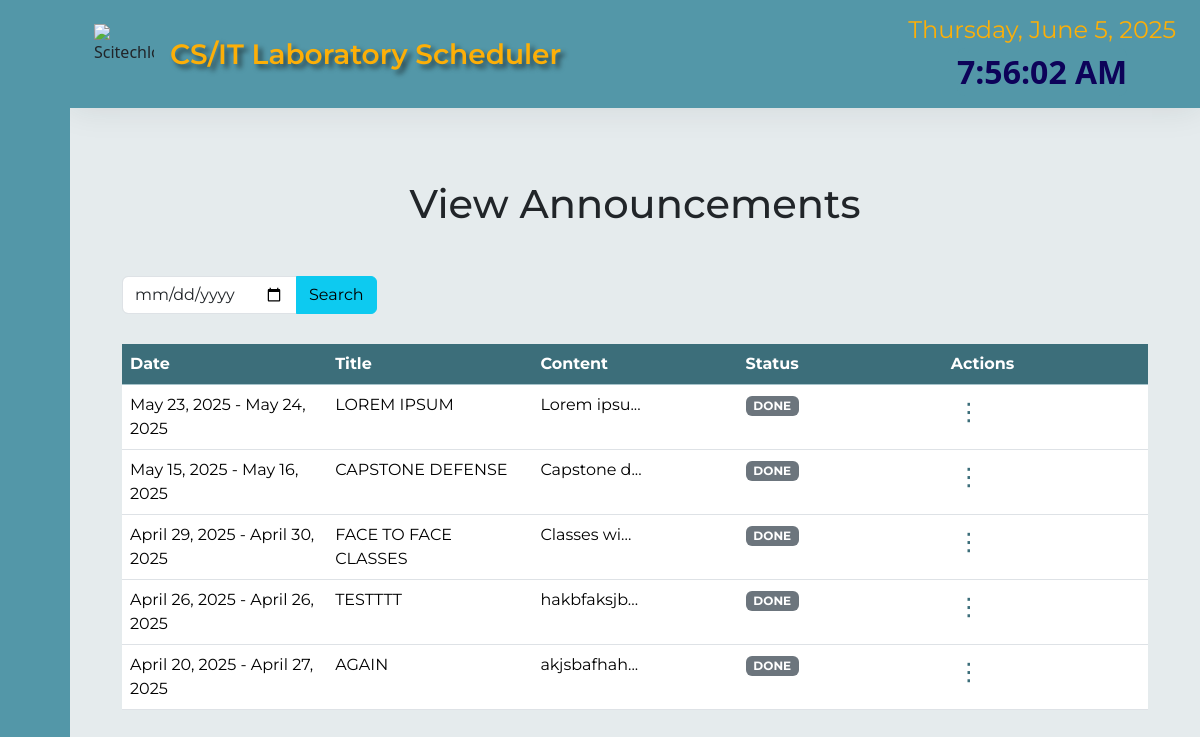
The app's page /view_ann.php with its own data.
### tables this page shows
CREATE TABLE `announcement_tbl` (
  `ann_id` int(4) NOT NULL,
  `ann_title` varchar(50) NOT NULL,
  `ann_timestamp` timestamp NOT NULL DEFAULT current_timestamp() ON UPDATE current_timestamp(),
  `ann_content` varchar(200) NOT NULL,
  `ann_start` date NOT NULL,
  `ann_end` date NOT NULL
);

### view_ann.php (the view, shortened to what this page needs)
<?php
include 'connection.php';
$ann_sql='SELECT * FROM announcement_tbl order by ann_start desc';
$ann_result=$conn->query($ann_sql);
?>
<!doctype html>
<html lang="en">
  <head>
    <link href="https://cdn.lineicons.com/4.0/lineicons.css" rel="stylesheet">
    <link rel="stylesheet" href="announcement.css">
    <link href="https://cdn.jsdelivr.net/npm/bootstrap@5.3.3/dist/css/bootstrap.min.css" rel="stylesheet">
  </head>
  <body>
    <div class="wrapper">
      <aside id="sidebar">
        <div class="d-flex">
          <button class="toggle-btn" type="button">
          </button>
        </div>
        <ul class="sidebar-nav">
          <li class="sidebar-item">
            <a href="index.php" class="sidebar-link">
            </a>
          </li>
          <li class="sidebar-item">
            <a href="#" class="sidebar-link has-dropdown collapsed" data-bs-toggle="collapse" data-bs-target="#createDropdown" aria-expanded="false" aria-controls="auth">
              </a>
          </li>
            <li class="sidebar-item">
          <a href="#" class="sidebar-link has-dropdown collapsed" data-bs-toggle="collapse" data-bs-target="#viewDropdown" aria-expanded="false" aria-controls="auth">
            </a>
          </li>
                          <li class="sidebar-item">
            <a href="#" class="sidebar-link has-dropdown collapsed" data-bs-toggle="collapse" data-bs-target="#course" aria-expanded="false" aria-controls="course">
            </a>
           <li class="sidebar-item">
            <a href="#" class="sidebar-link has-dropdown collapsed" data-bs-toggle="collapse" data-bs-target="#auth" aria-expanded="false" aria-controls="auth">
            </a>
             <li class="sidebar-item">
                <a href="#" class="sidebar-link has-dropdown collapsed" data-bs-toggle="collapse" data-bs-target="#acc" aria-expanded="false" aria-controls="auth">
                </a>
          </li>
          <li class="sidebar-footer">
          <a href="logout.php" class="sidebar-link">
            </a>
          </li>
        </ul>
      </aside>
      <div class="main">
        <nav class="navbar navbar-expand  px-4 py-4" data-bs-theme="dark">
          <div class="navbar-collapse collapse">
          <img src="assets/scitech logo.png"  alt="Scitechlogo" height="60px" width="60px">
          <a class="navbar-brand mx-3 fs-3" id="navtitle" href="#" style="text-shadow: 4px 4px 5px rgba(14, 14, 14, 0.6) !important;">CS/IT Laboratory Scheduler</a>
            <ul class="navbar-nav ms-auto">
              <li class="navbar-item dropdown">
                <ul class="navbar-nav ms-auto">
              <li class="navbar-item dropdown">
                <div class="timer-container">
                  <div class="date" id="currentDate">
</div>
            <div class="time" id="localTime">
                  </div>
                </div>
              </li>
            </ul>
          </div>
        </nav>
        <main class="content px-3 py-4">
          <section id="dashboard" class="mx-4 pb-0" style="font-family: 'Montserrat';">
            <div class="container" style="max-width: 1920px;">
              <h1 class="text-center my-5">View Announcements</h1>
              <div class="input-group" style="max-width: 400px;">
            <form action="search_class.php" method="GET" style="max-width: 400px; margin-bottom: 30px;">
              <div class="input-group">
                <input type="date" class="form-control" name="search_date" placeholder="Search by date (YYYY-MM-DD)">
                <button class="btn btn-info" type="submit" id="search-btn">
                  <i class="lni lni-search-alt"></i> Search
                </button>
              </div>
            </form>
              <br>
            </div>
              <div class="row mb-5">
                <div class="col">
                  <table class="table">
                    <thead class="table-info">
                      <tr>
                        <th scope="col" style="background-color: #3c6e7a; color: white;">Date</th>
                        <th scope="col" style="background-color: #3c6e7a; color: white;">Title</th>
                        <th scope="col" style="background-color: #3c6e7a; color: white;">Content</th>
                        <th scope="col" style="background-color: #3c6e7a; color: white;">Status</th>
                        <th scope="col" style="background-color: #3c6e7a; color: white;">Actions</th>
                      </tr>
                    </thead>
            <tbody>
                <?php while ($row = $ann_result->fetch_assoc()) {
                    $short_content = strlen($row['ann_content']) > 10 ? substr($row['ann_content'], 0, 10) . '...' : $row['ann_content'];
                ?>
                <tr>
                <td><?php echo date('F j, Y', strtotime($row['ann_start'])) . ' - ' . date('F j, Y', strtotime($row['ann_end'])); ?></td>
                <td><?php echo $row['ann_title']; ?></td>
                <td><?php echo $short_content; ?></td>
                <TD>
                          <?php
                                      $schedDate = $row['ann_start'];
                                      $schedEnd = $row['ann_end'];
                                      $schedStartDateTime = new DateTime("$schedDate");
                                      $schedEndDateTime = new DateTime("$schedEnd");
                                      $startISO = $schedStartDateTime->format('c');
                                      $endISO = $schedEndDateTime->format('c');
                                      ?>
                                      <span class="badge status-badge"
                                            data-start="<?php echo $startISO; ?>"
                                            data-end="<?php echo $endISO; ?>">
                                      </span>
                                  </td>
                <td>
                                                 <div class="action-container">
  <button class="ellipsis-btn" aria-label="Actions">&#8942;</button>
</div>
                  </td>
              </tr>
                <?php } ?>
            </tbody>
        </table>
    </div>
  </body>
</html>

### announcement.css (style rules this page uses)
#navtitle { text-align: center; justify-content: center; font-weight: 600; color: #fdaf07; font-family: 'Montserrat'; }
a:link { text-decoration: none; }
li { list-style: none; }
.wrapper { display: flex; }
.main { display: flex; flex-direction: column; min-height: 100vh; width: 100%; overflow: hidden; transition: all 0.35s ease-in-out; background-color: #e5ebed; min-width: 0; }
#sidebar { width: 70px; min-width: 70px; z-index: 1000; transition: all .25s ease-in-out; background-color: #5397a8; display: flex; flex-direction: column; }
.toggle-btn { background-color: transparent; cursor: pointer; border: 0; padding: 1rem 1.5rem; margin-top: 18px; }
.sidebar-nav { padding: 2rem 0; flex: 1 1 auto; }
a.sidebar-link { padding: .625rem 1.625rem; color: #130164; display: block; font-size: 1rem; white-space: nowrap; border-left: 3px solid transparent; }
.sidebar-item { position: relative; }
.navbar { background-color: #5397a8; box-shadow: 0 0 2rem 0 rgba(33, 37, 41, .1); }
.navbar-expand .navbar-collapse { min-width: 200px; }
.timer-container { display: flex; flex-direction: column; justify-content: center; align-items: center; height: 40px; background-color: #5397a8; }
.date { font-size: 1.5rem; margin-bottom: 0px; color: #fdaf07; font-family: 'Montserrat'; }
.time { font-size: 2rem; font-weight: bold; background-color: #5397a8; color: #0d0259; padding: 0px; border-radius: 8px; }
.row { -webkit-border-radius: 50px; -moz-border-radius: 50px; border-radius: 50px; }

### view_ann.php (style rules this page uses)
table { table-layout: fixed; width: 100%; }
td { padding: 10px; }
th, td { text-align: left; }
.action-container { position: relative; display: inline-block; }
.ellipsis-btn { cursor: pointer; font-size: 24px; border: none; background: transparent; color: #3c6e7a; }

### records on screen
announcement_tbl: ann_start "May 23, 2025", ann_end "May 24, 2025", ann_title "LOREM IPSUM", ann_content "Lorem ipsu..."
announcement_tbl: ann_start "May 15, 2025", ann_end "May 16, 2025", ann_title "CAPSTONE DEFENSE", ann_content "Capstone d..."
announcement_tbl: ann_start "April 29, 2025", ann_end "April 30, 2025", ann_title "FACE TO FACE CLASSES", ann_content "Classes wi..."
announcement_tbl: ann_start "April 26, 2025", ann_end "April 26, 2025", ann_title "TESTTTT", ann_content "hakbfaksjb..."
announcement_tbl: ann_start "April 20, 2025", ann_end "April 27, 2025", ann_title "AGAIN", ann_content "akjsbafhah..."
